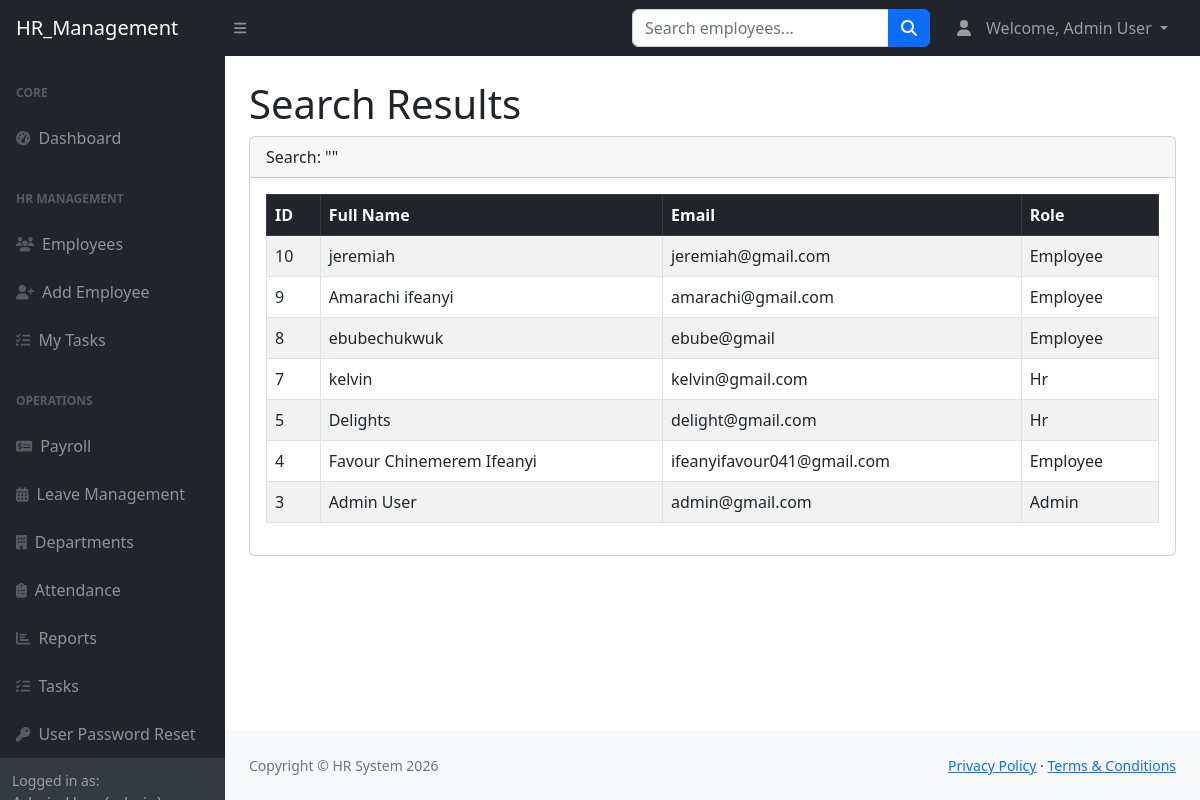
/hr_suite/employee/search.php (signed in), run on the app's committed database.
### tables this page shows
CREATE TABLE `users` (
  `id` int(11) NOT NULL,
  `full_name` varchar(100) NOT NULL,
  `email` varchar(100) NOT NULL,
  `password` varchar(255) NOT NULL,
  `role` enum('admin','hr','employee') NOT NULL DEFAULT 'employee',
  `department_id` int(11) NOT NULL,
  `created_at` timestamp NOT NULL DEFAULT current_timestamp(),
  `profile_image` varchar(255) DEFAULT NULL
);

### hr_suite/employee/search.php (the view, shortened to what this page needs)
<?php
include("../config/db.php");
$search = "";
$sql = "
    SELECT *
    FROM users
    WHERE
    full_name LIKE '%$search%'
    OR
    email LIKE '%$search%'
    OR
    role LIKE '%$search%'
    ORDER BY id DESC
";
$result = mysqli_query($conn, $sql);
?>
<?php include("../includes/header.php"); ?>
<div id="layoutSidenav">
<?php include("../includes/sidebar.php"); ?>
<div id="layoutSidenav_content">
<main>
<div class="container-fluid px-4">
<h1 class="mt-4">Search Results</h1>
<div class="card mb-4">
<div class="card-header">
Search: "<?php echo htmlspecialchars($search); ?>"
</div>
<div class="card-body">
<table class="table table-bordered table-striped">
<thead class="table-dark">
<tr>
    <th>ID</th>
    <th>Full Name</th>
    <th>Email</th>
    <th>Role</th>
</tr>
</thead>
<tbody>
<?php if(mysqli_num_rows($result) > 0): ?>
<?php while($userData = mysqli_fetch_assoc($result)): ?>
<tr>
<td><?php echo $userData['id']; ?></td>
<td><?php echo $userData['full_name']; ?></td>
<td><?php echo $userData['email']; ?></td>
<td><?php echo ucfirst($userData['role']); ?></td>
</tr>
<?php endwhile; ?>
<?php endif; ?>
</tbody>
</table>
</div>
</div>
</div>
</main>
<?php include("../includes/footer.php"); ?>

### data on the page
users: id "10", full_name "jeremiah", email "jeremiah@gmail.com", role "Employee"
users: id "9", full_name "Amarachi ifeanyi", email "amarachi@gmail.com", role "Employee"
users: id "8", full_name "ebubechukwuk", email "ebube@gmail", role "Employee"
users: id "7", full_name "kelvin", email "kelvin@gmail.com", role "Hr"
users: id "5", full_name "Delights", email "delight@gmail.com", role "Hr"
users: id "4", full_name "Favour Chinemerem Ifeanyi", email "ifeanyifavour041@gmail.com", role "Employee"
users: id "3", full_name "Admin User", email "admin@gmail.com", role "Admin"

### other printed values
$name "Admin User"
